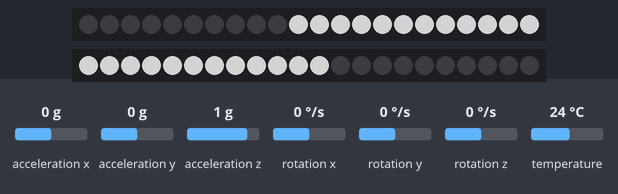
Bench run of a sketch on a simulated Seeed XIAO ESP32-C3. Shown: 2 × 22 RGB LEDs in strip order, left to right. Inputs (shaded band) come from the test bench; at power-on: rotation x 0 °/s, rotation y 0 °/s, rotation z 0 °/s, acceleration x 0 g, acceleration y 0 g, acceleration z 1 g, temperature 24 °C. Dim RGB values are drawn brighter than linear.

Above: at 1.2 s.
1.3 s: rotation x set to -192 °/s
At 2.8 s:
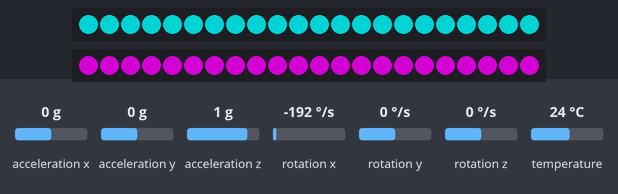
3.0 s: rotation y set to -192 °/s
At 4.4 s:
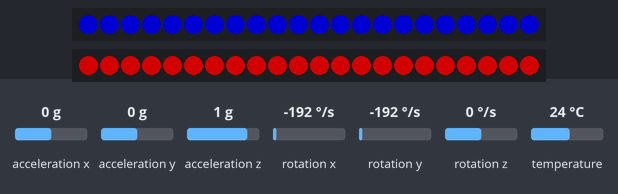
4.6 s: rotation z set to -192 °/s
At 6.1 s:
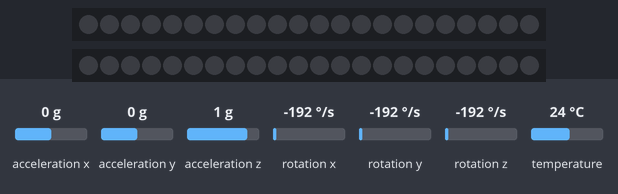
6.3 s: rotation x set to -100 °/s
At 7.69 s:
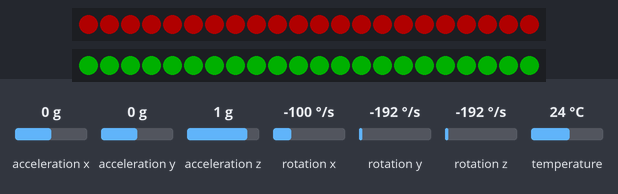
7.9 s: rotation y set to -100 °/s
At 9.4 s:
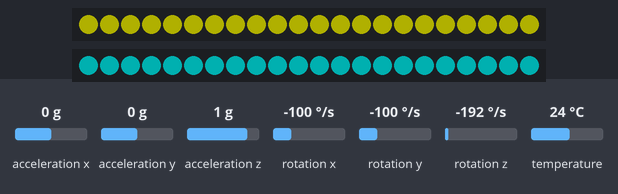
9.6 s: rotation z set to -100 °/s
At 11.4 s:
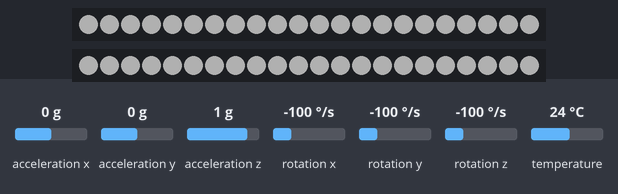

The sketch:

main.ino
```cpp
#include <Adafruit_NeoPixel.h>
#include <Wire.h>
#include <Adafruit_MPU6050.h>
#include <Adafruit_Sensor.h>

#define LED_PIN_0 D0
#define LED_PIN_1 D1
#define LED_COUNT_0 22
#define LED_COUNT_1 22
#define SEG_LEN 3

Adafruit_NeoPixel strip0(LED_COUNT_0, LED_PIN_0, NEO_GRB + NEO_KHZ800);
Adafruit_NeoPixel strip1(LED_COUNT_1, LED_PIN_1, NEO_GRB + NEO_KHZ800);
Adafruit_MPU6050 mpu;

unsigned long lastMoveTime = 0;
const unsigned long idleDelay = 5000;  // ms before entering idle

void setup() {
  Serial.begin(115200);

  Wire.begin(6, 7);  // SDA, SCL for XIAO ESP32-C3
  if (!mpu.begin()) {
    Serial.println("MPU6050 not found!");
    while (1) delay(10);
  }

  mpu.setAccelerometerRange(MPU6050_RANGE_8_G);
  mpu.setGyroRange(MPU6050_RANGE_500_DEG);
  mpu.setFilterBandwidth(MPU6050_BAND_21_HZ);

  // Setup motion detection
  mpu.setHighPassFilter(MPU6050_HIGHPASS_0_63_HZ);
  mpu.setMotionDetectionThreshold(10);  // threshold in milli gs
  mpu.setMotionDetectionDuration(20);   // duration above threshold in ms
  mpu.setInterruptPinLatch(true);       // Keep it latched.  Will turn off when reinitialized.
  mpu.setInterruptPinPolarity(true);
  mpu.setMotionInterrupt(true);

  strip0.begin();
  strip0.setBrightness(255);
  strip0.show();
  strip1.begin();
  strip1.setBrightness(255);
  strip1.show();
}

void loop() {
  sensors_event_t a, g, t;
  mpu.getEvent(&a, &g, &t);

  if (mpu.getMotionInterruptStatus()) {
    lastMoveTime = millis();
    mpu.setMotionInterrupt(true);
  }

  bool isIdle = (millis() - lastMoveTime) > idleDelay;  // must not move for idle delay to trigger idle
  if (isIdle) rainbowBreathing(g);
  else gyroReactive(g);
}

// ---------------------- ACTIVE MODE ----------------------
void gyroReactive(sensors_event_t &gyro) {
  float rollRate = gyro.gyro.x * 57.2958f;
  float pitchRate = gyro.gyro.y * 57.2958f;
  float yawRate = gyro.gyro.z * 57.2958f;

  const float maxRate = 180.0f;
  float rotMag = sqrt(gyro.gyro.x * gyro.gyro.x + gyro.gyro.y * gyro.gyro.y + gyro.gyro.z * gyro.gyro.z) * 57.2958f;
  rotMag = constrain(rotMag, 0, maxRate);
  uint8_t speed = map(rotMag, 0, maxRate, 100, 50);

  const float maxAxisRate = 180.0f;
  auto signedMap = [&](float rate) -> uint8_t {
    rate = constrain(rate, -maxAxisRate, maxAxisRate);
    return (uint8_t)map(rate, -maxAxisRate, maxAxisRate, 0, 255);
  };

  uint8_t r = signedMap(rollRate);
  uint8_t g = signedMap(pitchRate);
  uint8_t b = signedMap(yawRate);

  uint32_t color = increaseSaturation(r, g, b, 1.5f);
  // unpack
  r = (color >> 16) & 0xFF;
  g = (color >> 8) & 0xFF;
  b = color & 0xFF;

  uint8_t r1 = b;
  uint8_t g1 = r;
  uint8_t b1 = g;

  r = constrain(r, 0, 255);
  g = constrain(g, 0, 255);
  b = constrain(b, 0, 255);
  r1 = constrain(r1, 0, 255);
  g1 = constrain(g1, 0, 255);
  b1 = constrain(b1, 0, 255);

  // Default to orange when not moving to be more interesting than being white.
  // const float deadband = 10.0;
  // if (fabs(rollRate) < deadband && fabs(pitchRate) < deadband && fabs(yawRate) < deadband) {
  //   r  = 255;
  //   g  = 128;
  //   b  = 0;
  //   r1 = 255;
  //   g1 = 128;
  //   b1 = 0;
  // }

  stripCycle(speed, r, g, b, r1, g1, b1);
}


void stripCycle(uint8_t wait, uint8_t r0, uint8_t g0, uint8_t b0, uint8_t r1, uint8_t g1, uint8_t b1) {
  for (uint16_t i = 0; i < strip0.numPixels() - 1; i++) {
    strip0.setPixelColor(i, strip0.getPixelColor(i + 1));
  }

  // Invert direction for the other ear.
  for (uint16_t i = strip1.numPixels() - 1; i > 0; i--) {
    strip1.setPixelColor(i, strip1.getPixelColor(i - 1));
  }

  strip0.setPixelColor(strip0.numPixels() - 1, strip0.Color(r0, g0, b0));
  strip1.setPixelColor(0, strip1.Color(r1, g1, b1));

  strip0.show();
  strip1.show();
  delay(wait);
}

// ---------------------- IDLE MODE ----------------------
void rainbowBreathing(sensors_event_t &gyro) {
  const float maxRate = 30.0;
  float rotMag =
    sqrt(
      gyro.gyro.x * gyro.gyro.x + gyro.gyro.y * gyro.gyro.y + gyro.gyro.z * gyro.gyro.z)
    * 57.2958;
  rotMag = constrain(rotMag, 0, maxRate);

  // Brightness depends on rotation rate (for fun).
  float brightness = fmap(rotMag, 0, maxRate, 0.5f, 1.0f);
  // Smooth out brightness to stop spikes.
  static float smoothedBrightness = 0.0f;
  float target = brightness;
  float alpha = 0.1f;
  smoothedBrightness = smoothedBrightness * (1 - alpha) + target * alpha;
  brightness = smoothedBrightness;

  for (uint16_t i = 0; i < strip0.numPixels() - 1; i++) {
    strip0.setPixelColor(i, strip0.getPixelColor(i + 1));
  }

  // Invert direction for the other ear.
  for (uint16_t i = strip1.numPixels() - 1; i > 0; i--) {
    strip1.setPixelColor(i, strip1.getPixelColor(i - 1));
  }

  float hue = (millis() % 5000) / 5000.0f;
  uint32_t color = Adafruit_NeoPixel::ColorHSV(hue * 65535, 255, brightness * 255);
  strip0.setPixelColor(strip0.numPixels() - 1, color);
  strip1.setPixelColor(0, color);

  strip0.show();
  strip1.show();
  delay(100);
}

/**
 * @brief Increase the saturation of the color passed in by the factor.
 *
 * @param r The amount of red in [0, 255]
 * @param g The amount of green in [0, 255]
 * @param b The amount of blue in [0, 255]
 * @param factor The factor to multiply the saturation by
 * @return The resulting color in a packed RGB.
 */
uint32_t increaseSaturation(uint8_t r, uint8_t g, uint8_t b, float factor) {
  float rf = r / 255.0f;
  float gf = g / 255.0f;
  float bf = b / 255.0f;

  float maxC = max(rf, max(gf, bf));
  float minC = min(rf, min(gf, bf));
  float delta = maxC - minC;

  float v = maxC;                            // value
  float s = (maxC == 0) ? 0 : delta / maxC;  // saturation

  // Compute Hue.
  float h = 0.0f;
  if (delta != 0) {
    if (maxC == rf) h = fmod((gf - bf) / delta, 6.0f);
    else if (maxC == gf) h = ((bf - rf) / delta) + 2.0f;
    else h = ((rf - gf) / delta) + 4.0f;
    h /= 6.0f;
    if (h < 0) h += 1.0f;
  }

  // Adjust saturation.
  s = constrain(s * factor, 0.0f, 1.0f);

  return Adafruit_NeoPixel::ColorHSV(h * 65535, s * 255, v * 255);
}

/**
 * @brief Map input float from the input range to the output range
 *
 * @param x The input to map
 * @param in_min The minimum of the mapping range, but lesser values are mapped
 *               anways
 * @param in_max The maximum of the mapping range, but greater values are
 *               mapped anyways
 * @param out_min The minimum of the output range, lesser outputs are possible
 *                when the input is less than in_min
 * @param out_max The maximum of the output range, greater outputs are possible
 *                when the input is greater than in_max
 * @return The mapped to value
 */
float fmap(float x, float in_min, float in_max, float out_min, float out_max) {
  return (x - in_min) * (out_max - out_min) / (in_max - in_min) + out_min;
}
```

Measured:
- after the input at 1.3 s, the LEDs: first change after 0.06 s (image 1 shows a later state)
- after the input at 3.0 s, the LEDs: first change at once (image 2 shows a later state)
- after the input at 4.6 s, the LEDs: first change after 0.05 s (image 3 shows a later state)
- after the input at 6.3 s, the LEDs: first change at once (image 4 shows a later state)
- after the input at 7.9 s, the LEDs: first change at once (image 5 shows a later state)
- after the input at 9.6 s, the LEDs: first change at once (image 6 shows a later state)
